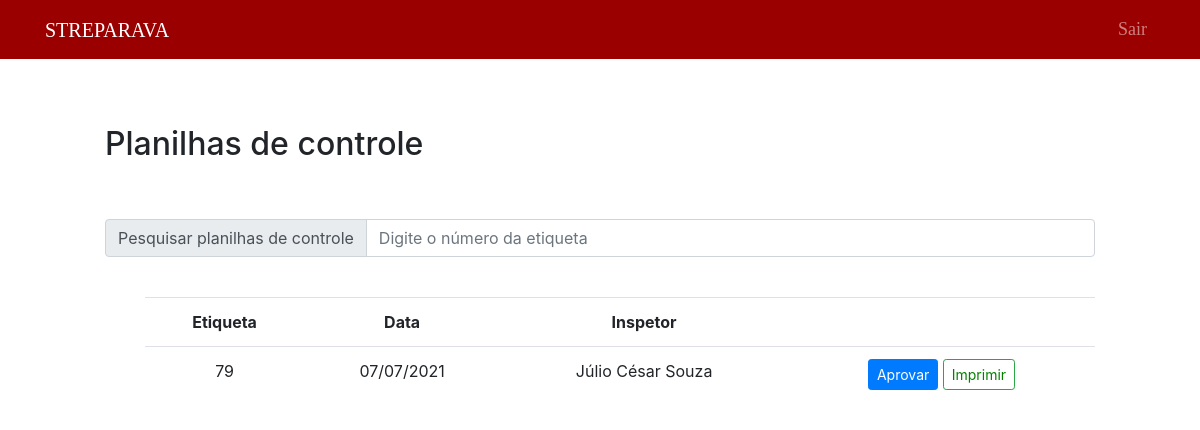
The page /public/aprovacao50/aprovar50.php (signed in) on the database its author committed.
### tables this page shows
CREATE TABLE `g50` (
  `etiqueta` bigint(50) NOT NULL,
  `codigo` bigint(20) NOT NULL,
  `operador` varchar(200) NOT NULL,
  `operador2` varchar(100) NOT NULL,
  `operador3` varchar(100) NOT NULL,
  `esmagamento_dir` varchar(5) NOT NULL,
  `montagem_dir` varchar(5) NOT NULL,
  `esmagamento_esq` varchar(5) NOT NULL,
  `montagem_esq` varchar(5) NOT NULL,
  `oscilacao_esq` float NOT NULL,
  `oscilacao_dir` float NOT NULL,
  `operacao1` varchar(100) NOT NULL,
  `operacao1op` varchar(100) DEFAULT NULL,
  `operacao2` varchar(100) NOT NULL,
  `operacao2op` varchar(100) DEFAULT NULL,
  `operacao3` varchar(100) NOT NULL,
  `operacao3op` varchar(100) DEFAULT NULL,
  `travessa` varchar(50) NOT NULL,
  `data` date NOT NULL,
  `observacoes` text NOT NULL,
  `inspetor` varchar(100) NOT NULL
);

### public/aprovacao50/aprovar50NoSearch.php (the view, shortened to what this page needs)
<?php
    include("../../data/connection.php");
    $sql = "SELECT *, DATE_FORMAT(data,'%d/%m/%Y') as datas FROM g50";
    $dadosPDCa = $connection -> query($sql);
    if($dadosPDCa -> num_rows > 0)
    {
    ?>
    <div style="margin-left: 100px; margin-right: 100px;">
        <br>
        <table class="table" style="text-align: center;">
            <tr>
                <th>Etiqueta</th>
                <th>Data</th>
                <th>Inspetor</th>
                <th></th>
            </tr>
            <?php
                while($exibir = $dadosPDCa -> fetch_assoc())
                {
                ?>
                    <tr>
                        <td><?php echo $exibir["etiqueta"] ?></td>
                        <td><?php echo $exibir["datas"] ?></td>
                        <td><?php echo $exibir["inspetor"] ?></td>
                        <td>
                            <button type="button" class="btn btn-primary btn-sm">
                                <a href="editAprovar50.php?etiqueta=<?php echo $exibir["etiqueta"]?>" style="text-decoration: none; color: white">Aprovar</a>
                            </button>
                            <button type="button" class="btn btn-outline-success btn-sm">
                                <a href="createPDF.php?etiqueta=<?php echo $exibir["etiqueta"]?>" style="text-decoration: none; color: green">Imprimir</a>
                            </button>
                        </td>
                    </tr>
                <?php
                    }
                ?>
        </table>
    </div>
<?php
    }
    else
    {?>
        <div style="margin-left: 100px; margin-right: 100px;">
        <?php
        echo "Nenhum registro encontrado.";
    }
?>

### public/Styles/main.css (style rules this page uses)
body { padding: 5px; }

### rows shown on the page
g50: etiqueta "79", datas "07/07/2021", inspetor "Júlio César Souza"
